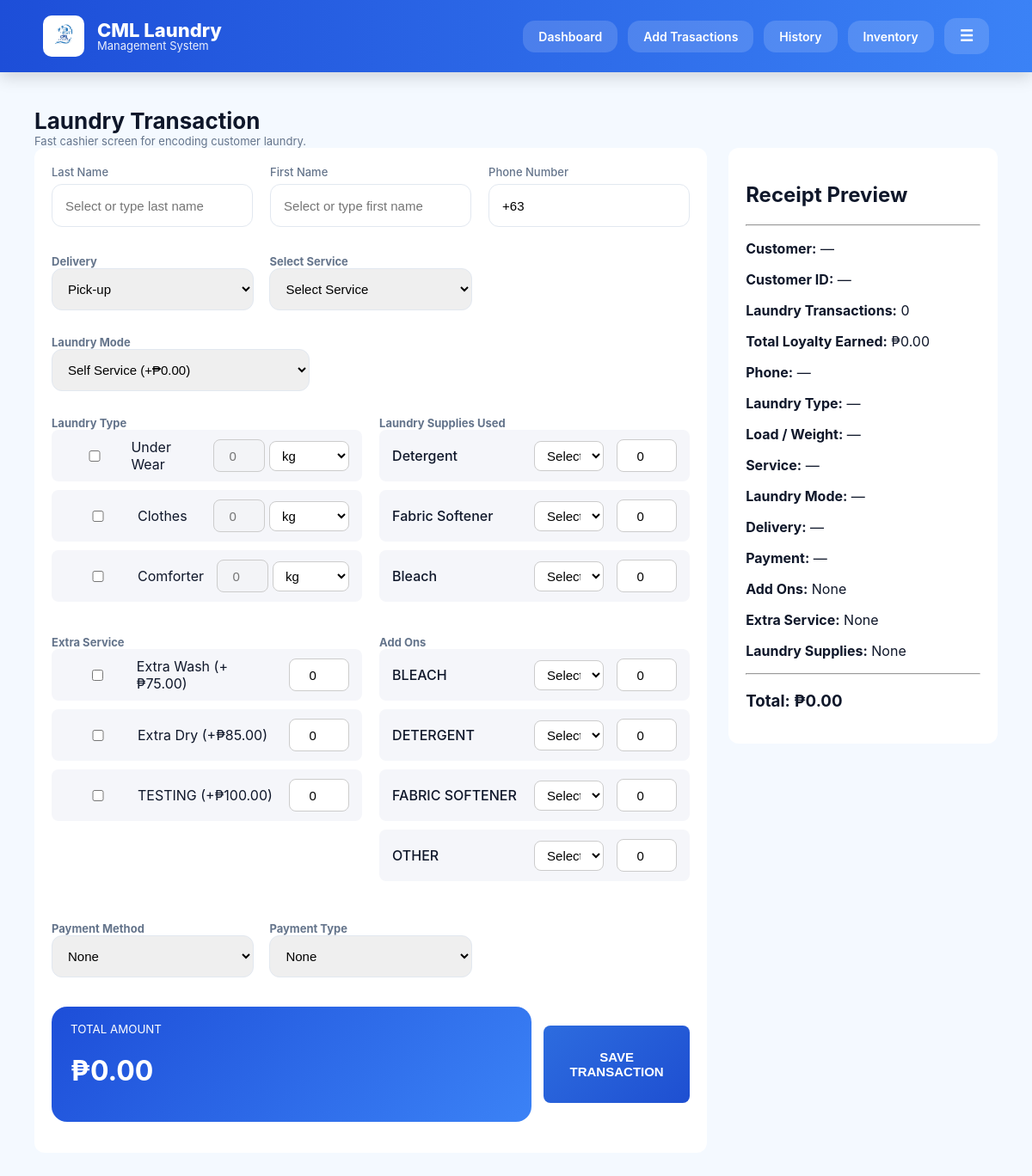
Screenshot of /laundry_transaction.php (signed in) with the database file from the repository.
### tables this page shows
CREATE TABLE `laundry_types` (
  `id` int(11) NOT NULL,
  `type_name` varchar(100) DEFAULT NULL,
  `price_per_kg` decimal(10,2) DEFAULT NULL,
  `pricing_type` varchar(10) DEFAULT 'kg',
  `price_per_load` decimal(10,2) DEFAULT 0.00,
  `min_kg` decimal(10,2) DEFAULT 6.00,
  `max_kg` decimal(10,2) DEFAULT 999.00,
  `is_heavy` tinyint(1) DEFAULT 0,
  `min_load_price` decimal(10,2) DEFAULT 203.00,
  `min_kg_only` decimal(10,2) DEFAULT NULL,
  `max_kg_only` decimal(10,2) DEFAULT NULL,
  `min_kg_price` decimal(10,2) DEFAULT 0.00,
  `max_kg_price` decimal(10,2) DEFAULT 0.00
);

CREATE TABLE `extra_services` (
  `id` int(11) NOT NULL,
  `service_name` varchar(100) DEFAULT NULL,
  `price` decimal(10,2) DEFAULT NULL
);

### laundry_transaction.php (the view, shortened to what this page needs)
<?php
include "../config/db.php";
include "navbar.php";
?>
<div class="container">
<div class="page-title">
<h1>Laundry Transaction</h1>
<p>Fast cashier screen for encoding customer laundry.</p>
</div>
<div class="transaction-layout">
<div class="panel pos-form">
<form method="POST" enctype="multipart/form-data" class="form">
<div class="name-row">
<div class="form-row">
<div class="form-group">
<div class="label">Last Name</div>
<input id="lname" name="lname" list="customerList" placeholder="Select or type last name" required>
</div>
<div class="form-group">
<div class="label">First Name</div>
<input id="fname" name="fname" list="customerList" placeholder="Select or type first name" required>
</div>
<div class="form-group">
<div class="label">Phone Number</div>
<input id="phone" name="phone" value="+63" required>
</div>
</div>
</div>
<div class="form-wide">
<div>
<div class="label">Delivery</div>
<select id="delivery" name="delivery">
<option value="Pick-up">Pick-up</option>
</select>
</div>
<div class="service-box">
<div class="label">Select Service</div>
<select id="service" name="service_id" required>
    <option value="">Select Service</option>
</select>
</div>
</div>
<div class="double-box">
<div class="service-box">
<div class="label">Laundry Mode</div>
<select id="laundryMode" name="laundry_mode">
<?php
$modes = $conn->query("SELECT * FROM laundry_mode ORDER BY id ASC");
while($mode = $modes->fetch_assoc()){
?>
<option value="<?= $mode['mode_name'] ?>" data-price="<?= $mode['price'] ?>">
<?= $mode['mode_name'] ?> (+₱<?= $mode['price'] ?>)
</option>
<?php } ?>
</select>
</div>
</div>
<div class="double-box">
    <div class="service-box">
        <div class="label">Laundry Type</div>
        <div class="addons-grid">
        <?php
        $types = $conn->query("SELECT * FROM laundry_types ORDER BY id ASC");
        while($type = $types->fetch_assoc()){
        ?>
        <div class="addon-card">
            <label style="flex:1">
                <input
type="checkbox"
class="laundryType"
data-type="<?= htmlspecialchars($type['pricing_type'] ?? 'kg') ?>"
data-pricekg="<?= (float)($type['price_per_kg'] ?? 0) ?>"
data-priceload="<?= (float)($type['price_per_load'] ?? 0) ?>"
data-name="<?= htmlspecialchars($type['type_name'] ?? '') ?>"
data-min="<?= (float)($type['min_kg'] ?? 0) ?>"
data-max="<?= (float)($type['max_kg'] ?? 0) ?>">
               <?= $type['type_name'] ?>
            </label>
            <div style="display:flex; gap:5px;">
<input
type="number"
class="typeWeight"
placeholder="0"
min="0"
step="0.1"
style="width:60px"
disabled>
<select class="typeUnit" style="height:35px; border-radius:8px;">
    <option value="kg">kg</option>
</select>
</div>
        </div>
        <?php } ?>
        </div>
    </div>
    <div class="service-box">
        <div class="label">Laundry Supplies Used</div>
        <div class="addons-grid">
            <div class="addon-card">
                <span>Detergent</span>
              <select class="supplySelect" id="detergent_select" data-type="detergent">
    <option value="">Select Detergent</option>
</select>
<input type="number" class="supplyQty" id="detergent_qty" value="0" min="0">
            </div>
            <div class="addon-card">
                <span>Fabric Softener</span>
                <select class="supplySelect" id="fabcon_select" data-type="fabcon">
    <option value="">Select Fabric Softener</option>
</select>
<input type="number" class="supplyQty" id="fabcon_qty" value="0" min="0">
            </div>
            <div class="addon-card">
                <span>Bleach</span>
               <select class="supplySelect" id="bleach_select" data-type="bleach">
    <option value="">Select Bleach</option>
</select>
<input type="number" class="supplyQty" id="bleach_qty" value="0" min="0">
            </div>
        </div>
    </div>
</div>
<div class="double-box">
<div class="service-box">
<div class="label">Extra Service</div>
<div class="addons-grid">
<?php
$extra_services = $conn->query("SELECT * FROM extra_services");
while($ex = $extra_services->fetch_assoc()){
?>
<div class="addon-card">
<label style="flex:1">
<input
type="checkbox"
class="extraServiceCheck"
data-price="<?= (float)$ex['price'] ?>"
data-name="<?= htmlspecialchars($ex['service_name']) ?>">
<?= $ex['service_name'] ?> (+₱<?= $ex['price'] ?>)
</label>
<input type="number"
class="extraQty"
value="0"
min="0">
</div>
<?php } ?>
</div>
</div>
<div class="service-box">
<div class="label">Add Ons</div>
<div class="addons-grid">
<?php
$addons = $conn->query("
SELECT
    a.*,
    i.size_value,
    i.unit
FROM addons a
LEFT JOIN inventory i
ON LOWER(a.addon_name) = LOWER(i.item_name)
ORDER BY a.category ASC, a.addon_name ASC
");
$addonGroups = [];
while($a = $addons->fetch_assoc()){
    $cat = trim($a['category']);
    $addonGroups[$cat][] = $a;
}
?>
<div class="addons-grid">
<?php foreach($addonGroups as $category => $items): ?>
<div class="addon-card">
    <span style="min-width:150px;">
        <?= strtoupper($category) ?>
    </span>
    <select class="addonDropdown" data-category="<?= $category ?>">
        <option value="">Select <?= $category ?></option>
    </select>
    <input type="number"
           class="addonQtyDropdown"
           value="0"
           min="0">
</div>
<?php endforeach; ?>
</div>
</div>
</div>
</div>
<div class="form-wide">
<div>
<div class="label">Payment Method</div>
<select id="paymentMethod" name="payment_method">
<option value="">None</option>
</select>
</div>
<div>
<div class="label">Payment Type</div>
<select id="ptype" name="payment_type">
<option value="">None</option>
</select>
</div>
</div>
<div class="total-row">
<div class="total-card">
<small>TOTAL AMOUNT</small>
<h1 id="totalPreview">₱0.00</h1>
</div>
<button class="btn big" name="save">
SAVE<br>TRANSACTION
</button>
</div>
</form>
</div>
<div class="panel receipt-preview">
<h2>Receipt Preview</h2>
<hr>
<p><strong>Customer:</strong> <span id="r_customer">—</span></p>
<p><strong>Customer ID:</strong> <span id="r_customer_id">—</span></p>
<p>
<strong>Laundry Transactions:</strong>
<span id="r_count">0</span>
</p>
<p>
<strong>Total Loyalty Earned:</strong>
<span id="r_total_loyalty">₱0.00</span>
</p>
<p><strong>Phone:</strong> <span id="r_phone">—</span></p>
<p><strong>Laundry Type:</strong> <span id="r_type">—</span></p>
<p><strong>Load / Weight:</strong> <span id="r_weight">—</span></p>
<p><strong>Service:</strong> <span id="r_service">—</span></p>
<p><strong>Laundry Mode:</strong> <span id="r_mode">—</span></p>
<p><strong>Delivery:</strong> <span id="r_delivery">—</span></p>
<p><strong>Payment:</strong> <span id="r_payment">—</span></p>
<p><strong>Add Ons:</strong> <span id="r_addons">None</span></p>
<p><strong>Extra Service:</strong> <span id="r_extra_service">None</span></p>
<p><strong>Laundry Supplies:</strong> <span id="r_supplies">None</span></p>
<hr>
<h3>Total: <span id="r_total">₱0.00</span></h3>
</div>
</div>
</div>

### style.css (style rules this page uses)
* { box-sizing:border-box }
.container { max-width:1700px; margin:auto; padding:30px 40px 40px; }
.panel { background:#fff; border-radius:18px; padding:25px; box-shadow:var(--shadow); }
.page-title h1 { margin:0;font-size:26px }
.page-title p { margin:0;color:var(--muted);font-size:13px }
form.form { display:grid; gap:14px }
.label { font-size:13px;color:var(--muted);font-weight:700 }
input,select { width:100%; padding:14px; border-radius:12px; border:1px solid var(--border); font-size:15px; }
.form-wide { display:grid; grid-template-columns:repeat(3,1fr); gap:18px; margin-top:18px; }
.service-box { background:#f8fbff; border-radius:18px; padding:18px; margin-bottom:15px; }
.btn { border:none; background:var(--primary); color:#fff; font-weight:800; border-radius:14px; cursor:pointer; }
.btn.big { width:170px; height:90px; font-size:15px; }
.total-row { display:flex; gap:14px; align-items:center; margin-top:20px; }
.total-card { flex:1; background:linear-gradient(135deg,#1d4ed8,#3b82f6); color:white; padding:18px 22px; border-radius:18px; }
.btn { background: linear-gradient(135deg,#2d6cdf,#1e4fd1); color:white; border:none; padding:9px 16px; border-radius:8px; font-weight:600; cursor:pointer; transition:.2s; }
form { align-items:center !important; }

### laundry_transaction.php (style rules this page uses)
.addon-card select { width:180px; height:35px; border-radius:8px; border:1px solid #ccc; padding:0 10px; background:#fff; }
.transaction-layout { display:grid; grid-template-columns: 2fr 1fr; gap:25px; align-items:start; width:100%; }
.panel { background:#fff; padding:20px; border-radius:12px; box-shadow:none; }
.receipt-preview { position:sticky; top:20px; height:fit-content; }
.addons-grid { display:flex; flex-direction:column; gap:10px; width:100%; }
.addon-card input { width:70px; text-align:center; }
.addons-grid { display: flex; flex-direction: column; gap: 10px; }
.addon-card { display:flex; align-items:center; justify-content:space-between; width:100%; min-height:60px; padding:10px 15px; border-radius:8px; background:#f5f6fa; box-sizing:border-box; gap:15px; }
.addon-card > div { display:flex; align-items:center; gap:10px; flex:1; }
.addon-card label { display: flex; align-items: center; gap: 8px; }
.addon-card input[type="number"] { width:70px; height:38px; text-align:center; border-radius:8px; border:1px solid #ccc; }
.addon-card span { min-width:150px; font-weight:500; }
.form-row { display: grid; grid-template-columns: repeat(3, 1fr); gap: 20px; width: 100%; }
.form-group { width: 100%; display: flex; flex-direction: column; }
.form-group .label { margin-bottom: 6px; font-size: 13px; font-weight: 500; }
.form-group input { width: 100%; height: 50px; padding: 10px 15px; box-sizing: border-box; }
.pos-form { width: 100%; }
.panel { width: 100%; }
.container { width: 100%; max-width: 100%; }
.transaction-layout { display: grid; grid-template-columns: 3fr 1.2fr; gap: 25px; }
.name-row { width: 100%; }
.name-row .form-row { display: grid; grid-template-columns: repeat(3, minmax(0,1fr)); gap: 20px; width: 100%; }
.service-box select { width: 100%; max-width: 300px; display: block; }
.service-box { background: transparent !important; box-shadow: none !important; border: none !important; padding: 0 !important; }
.double-box { display:flex; gap:20px; align-items:flex-start; flex-wrap:wrap; }
.double-box .service-box { flex:1; min-width:320px; max-width:500px; }

### rows the page displays
laundry_types: type_name "Under Wear"
laundry_types: type_name "Clothes"
laundry_types: type_name "Comforter"
extra_services: service_name "Extra Wash", price "75.00"
extra_services: service_name "Extra Dry", price "85.00"
extra_services: service_name "TESTING", price "100.00"

### other values shown
$category "BLEACH"
$category "DETERGENT"
$category "FABRIC SOFTENER"
$category "OTHER"
form field laundry_mode "Self Service (+₱0.00)"
